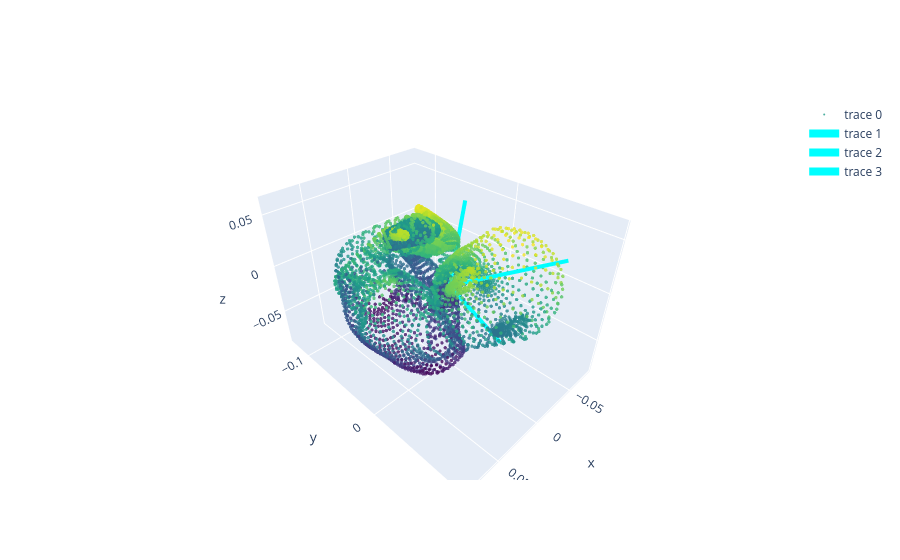

Notebook code cell kept with this figure:
### Code cell
from shapeaxi import utils
import ast

mount_point = "/mnt/raid/C1_ML_Analysis/simulated_data_export/animation_export"
df = pd.read_csv("/mnt/raid/C1_ML_Analysis/simulated_data_export/animation_export/animation_export_fetus_frame.csv")

row = df.sample(n=1).reset_index(drop=True).iloc[0]
surf = utils.ReadSurf(os.path.join(mount_point, row['surf']))
X, V = utils.PolyDataToTensors_v_f(surf)

frame = np.array(ast.literal_eval(row['frame'])).reshape(1, 3, 3)

plot_diffusion(X.unsqueeze(0).cpu().numpy(), frame=frame, scale=0.1)

### Figure 1 — Plotly figure (JSON) as saved in the notebook; plotly's stock layout.template omitted (floating-point values rounded to 4 significant figures; data arrays with more than 128 entries replaced by an {"elided": "..."} marker saying what was removed)
{"data": [{"marker": {"color": {"elided": "7712 float values"}, "colorscale": [[0, "#440154"], [0.1111, "#482878"], [0.2222, "#3e4989"], [0.3333, "#31688e"], [0.4444, "#26828e"], [0.5556, "#1f9e89"], [0.6667, "#35b779"], [0.7778, "#6ece58"], [0.8889, "#b5de2b"], [1, "#fde725"]], "opacity": 0.8, "size": 2}, "mode": "markers", "scene": "scene", "type": "scatter3d", "x": {"elided": "7712 float values"}, "y": {"elided": "7712 float values"}, "z": {"elided": "7712 float values"}}, {"line": {"color": "cyan", "width": 8}, "mode": "lines", "scene": "scene", "type": "scatter3d", "x": [0, -0.03691], "y": [0, 0.08189], "z": [0, 0.04395]}, {"line": {"color": "cyan", "width": 8}, "mode": "lines", "scene": "scene", "type": "scatter3d", "x": [0, -0.05203], "y": [0, 0.02098], "z": [0, -0.08278]}, {"line": {"color": "cyan", "width": 8}, "mode": "lines", "scene": "scene", "type": "scatter3d", "x": [0, -0.07702], "y": [0, -0.05342], "z": [0, 0.03486]}], "layout": {"scene": {"domain": {"x": [0, 1], "y": [0, 1]}}}}
